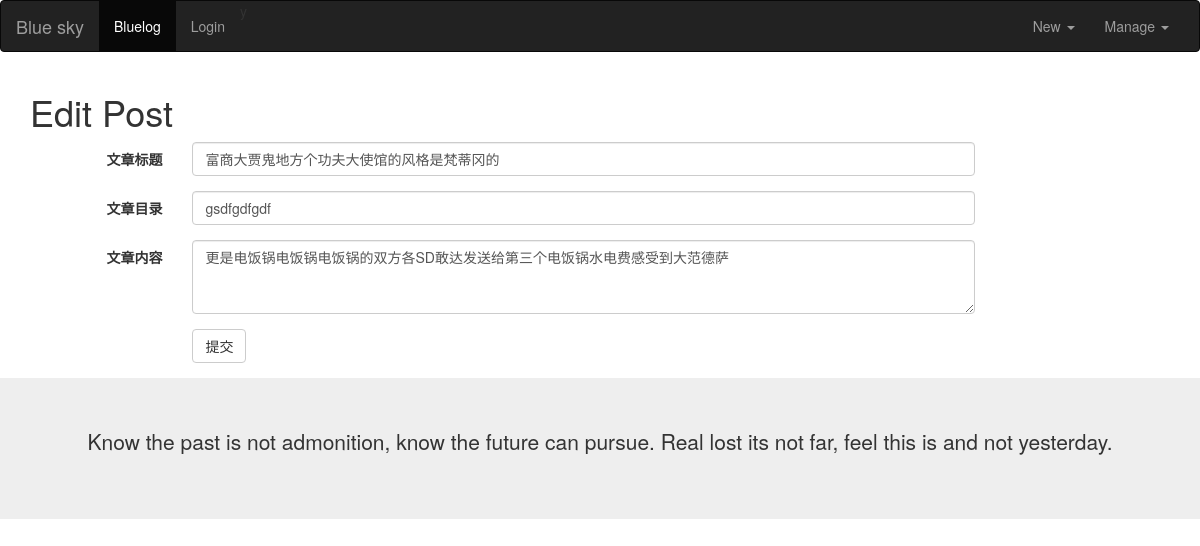
Screenshot of /admin/editpost/3 with the database file from the repository.
### models.py (models this page shows)
class Post(db.Model):
    id = db.Column(db.Integer, primary_key=True)
    title = db.Column(db.String(20), index=True)
    category = db.Column(db.String(20))
    body = db.Column(db.Text)
    timestamp = db.Column(db.DateTime, default=datetime.utcnow, index=True)

### views/blogs/admin.py (the view)
@admin_app.route("/editpost/<int:post_id>", methods=['get', 'post'])
def editPost(post_id):
    post = Post.query.get(post_id)
    if request.method == "POST":
        post.title = request.form['title']
        post.category = request.form['category']
        post.body = request.form['body']
        db.session.commit()
        return redirect(url_for("admin_app.managePost"))
    return render_template("admin/edit_post.html", post=post)

### templates/admin/edit_post.html (shortened to what this page needs)
{% extends 'blog_base.html' %}
{% block content %}
<h1>Edit Post</h1>
<div class="row">
		<div class="col-sm-10">
		<form class="form-horizontal" role="form" action="{{ url_for("admin_app.editPost", post_id=post.id) }}" method="post">
		  <div class="form-group">
			<label for="title" class="col-sm-2 control-label">文章标题</label>
			<div class="col-sm-10">
			  <input type="text" class="form-control" id="title" placeholder="请输入标题" value="{{ post.title }}" name="title">
			</div>
		  </div>
		  <div class="form-group">
			<label for="category" class="col-sm-2 control-label">文章目录</label>
			<div class="col-sm-10">
			  <input type="text" class="form-control" id="category" placeholder="请输入" value="{{ post.category }}" name="category">
			</div>
		  </div>
          <div class="form-group">
			<label for="body" class="col-sm-2 control-label">文章内容</label>
			<div class="col-sm-10">
                <textarea class="form-control" rows="3" name="body">{{ post.body }}</textarea>
			</div>
		  </div>
		  <div class="form-group">
			<div class="col-sm-offset-2 col-sm-10">
			  <button type="submit" class="btn btn-default">提交</button>
			</div>
		  </div>
		</form>
		</div>
	</div>
{% endblock %}

### rows the page displays
Post: title "富商大贾鬼地方个功夫大使馆的风格是梵蒂冈的", category "gsdfgdfgdf", body "更是电饭锅电饭锅电饭锅的双方各SD敢达发送给第三个电饭锅水电费感受到大范德萨"
